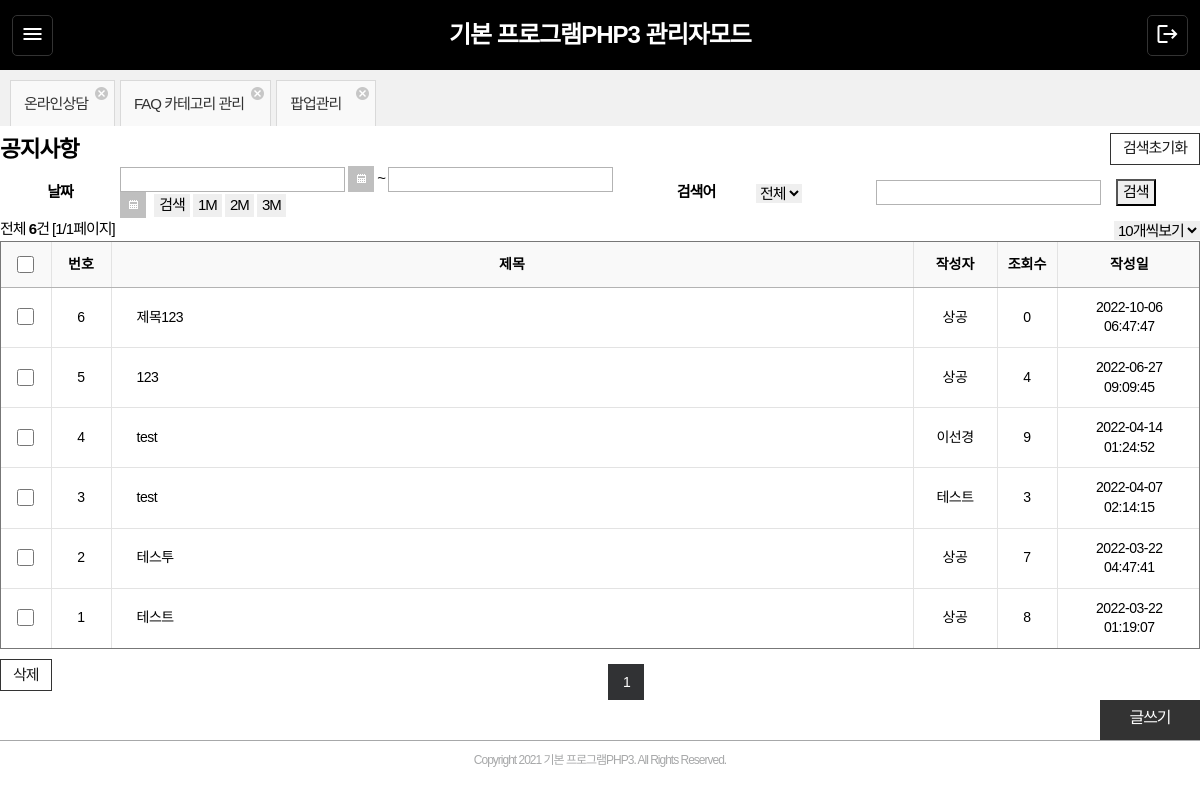
/admin/sample/index.php (signed in), run on the app's committed database.
### tables this page shows
CREATE TABLE IF NOT EXISTS `admin_fb` (
  `no` int(11) NOT NULL auto_increment,
  `name` varchar(255) default NULL,
  `relation_url` varchar(255) default NULL,
  `admin_fk` int(11) default '0',
  `gubun` varchar(10) default NULL,
  `tablename` varchar(50) default NULL,
  PRIMARY KEY  (`no`),
  KEY `admin_idx` (`admin_fk`)
);

CREATE TABLE IF NOT EXISTS `notice` (
  `no` int(11) NOT NULL auto_increment,
  `name` varchar(50) default NULL COMMENT '작성자',
  `email` varchar(150) default NULL COMMENT '이메일',
  `title` varchar(255) NOT NULL COMMENT '제목',
  `contents` text COMMENT '내용',
  `relation_url` varchar(255) default NULL COMMENT '관련URL',
  `filename_org` varchar(255) default NULL COMMENT '파일명_원본',
  `filename` varchar(255) default NULL COMMENT '파일명 (실제서버)',
  `filesize` varchar(255) default '0' COMMENT '파일사이즈',
  `moviename_org` varchar(255) default NULL COMMENT '동영상 (원본)',
  `moviename` varchar(255) default NULL COMMENT '동영상 (실제서버)',
  `imagename_org` varchar(255) default NULL COMMENT '이미지명 (원본)',
  `imagename` varchar(255) default NULL COMMENT '이미지명 (실제서버)',
  `image_alt` varchar(255) default NULL COMMENT '이미지 (alt)',
  `registdate` timestamp NOT NULL default CURRENT_TIMESTAMP COMMENT '작성일',
  `readno` int(11) default '0' COMMENT '조회수',
  `top` char(1) default '0' COMMENT '공지여부',
  `newicon` char(1) default '0' COMMENT 'newicon 노출여부',
  PRIMARY KEY  (`no`)
);

### www/admin/sample/index.php (the view, shortened to what the rows shown need)
<?
include_once $_SERVER['DOCUMENT_ROOT']."/lib/util/function.php";
include_once $_SERVER['DOCUMENT_ROOT']."/lib/board/Notice.class.php";
include "config.php";
$notice = new Notice($pageRows, $tablename, $_REQUEST);
$rowPageCount = $notice->getCount($_REQUEST);
$result = $notice->getList($_REQUEST);
?>
<!doctype html>
<html lang="ko">
<head>
<? include_once $_SERVER['DOCUMENT_ROOT']."/admin/include/headHtml.php"; ?>
</head>
<body>
<? include_once $_SERVER['DOCUMENT_ROOT']."/admin/include/header.php"; ?>
<div id="warp">
	<div class="contents">
		<h2 class="fl_l"><?=$pageTitle ?></h2>
		<div class="search_warp">
		<form method="get" name="searchForm" id="searchForm" action="index.php">
			<table class="searchTable">
				<colgroup>
				</colgroup>
				<tbody>
					<tr>
						<th class="bno">
							날짜
						</th>
						<th class="bno">검색어</th>
					</tr>
				</tbody>
			</table>
		</form>
		</div>
		<div class="list">
			<form name="frm" id="frm" action="process.php" method="post">
			<table>
					<colgroup>
					</colgroup>
				<thead>
					<tr>
						<th scope="col"><input type="checkbox" name="allChk" id="allChk" onClick="check(this, document.frm.no)"/></th>
						<th scope="col">번호</th>
						<th scope="col">제목</th>
						<th scope="col">작성자</th>
						<th scope="col">조회수</th>
						<th scope="col">작성일</th>
					</tr>
				</thead>
				<tbody>
				<? if ($rowPageCount[0] == 0) { ?>
					<tr>
						<td colspan="6" align="center">등록된 데이터가 없습니다.</td>
					</tr>
				<?
					 } else {
						$topClass = "";
						$i = 0;
						while ($row=mysql_fetch_assoc($result)) {
							$targetUrl = "style='cursor:pointer;' onclick=\"location.href='".$notice->getQueryString('view.php', $row[no], $_REQUEST)."'\"";
							if ($row[top] == '1') {
								$topClass = "class='topBg'";
							} else {
								$topClass = "";
							}
				?>
					<tr <?=$topClass?>>
						<td><input type="checkbox" value="<?=$row['no']?>" name="no[]" id="no"/></td>
						<td <?=$targetUrl ?>>
						<? if ($row[top] == "1") { ?>
							<img src="/img/ico_top.png" alt="TOP공지" />
						<? } else { ?>
							<?=$rowPageCount[0] - (($notice->reqPageNo-1)*$pageRows) - $i?>
						<? } ?>
						</td>
						<td class="txt_l" <?=$targetUrl ?>>
						<?=$row[title]?>
						</td>
						<td <?=$targetUrl ?>><?=$row[name]?></td>
						<td <?=$targetUrl ?>><?=$row[readno]?></td>
						<td <?=$targetUrl ?>><?=$row[registdate]?></td>
					</tr>
					<?
							$i++;
							}
						 }
					?>
				</tbody>
			</table>
		</form>
		</div>
	</div>
</div>
<? include_once $_SERVER['DOCUMENT_ROOT']."/admin/include/footer.php"; ?>
</body>
</html>

### www/admin/include/header.php (shortened to what the rows shown need)
<?
include_once $_SERVER['DOCUMENT_ROOT']."/lib/util/function.php";
include_once $_SERVER['DOCUMENT_ROOT']."/lib/board/Fb.class.php";
$freq['sadmin_fk'] = $_SESSION['admin_no'];
$fb = new Fb(99, 'admin_fb', $freq);
$fbPageCount = $fb->getCount($freq);
$fbresult = $fb->getList($freq);
?>
<div id="bodyWrap">
<div id="header" class="header clear">
	<h1>
		<?=COMPANY_NAME?> 관리자모드
	</h1>
</div>
<div id="wrapper">
	<div class="tabWrap clear">
		<?$arr = array();
			if($fbPageCount[0] == 0){
		?>
		<div class="tb">
			<div class="tbc">
				<p class="txt">메뉴 우측에 있는 ★ 를 클릭하여 즐겨찾기 메뉴를 설정해보세요</p>
			</div>
		</div>
		<?}else{?>
		<div class="swiper tab">
			<div class="swiper-wrapper">
				<?
				$i = 0 ;
					while($row = mysql_fetch_assoc($fbresult)){
						array_push($arr, $row['name']);
				?>
				<div class="swiper-slide beforebg" class="beforebg" >
					<a href="<?=$row['relation_url']?>">
					<?=$row['name']?>
					</a>
					<a href="javascript:;" onclick="delFb(<?=$row['no']?>);" class="btn_close">
						<img src="/admin/img/tab_close.png"/>
					</a>
				</div>
				<?$i++;}?>
			</div>
		</div>
		<?}?>
	</div>

### data on the page
admin_fb: name "온라인상담"
admin_fb: name "FAQ 카테고리 관리"
admin_fb: name "팝업관리"
notice: reqPageNo "6", title "제목123", name "상공", readno "0", registdate "2022-10-06 06:47:47"
notice: reqPageNo "5", title "123", name "상공", readno "4", registdate "2022-06-27 09:09:45"
notice: reqPageNo "4", title "test", name "이선경", readno "9", registdate "2022-04-14 01:24:52"
notice: reqPageNo "3", title "test", name "테스트", readno "3", registdate "2022-04-07 02:14:15"
notice: reqPageNo "2", title "테스투", name "상공", readno "7", registdate "2022-03-22 04:47:41"
notice: reqPageNo "1", title "테스트", name "상공", readno "8", registdate "2022-03-22 01:19:07"

### other printed values
COMPANY_NAME "기본 프로그램PHP3"
$pageTitle "공지사항"
$rowPageCount[0] "6"
$notice->reqPageNo "1"
$rowPageCount[1] "1"
$reqPageNo "1"
CREATE_YEAR "2021"
